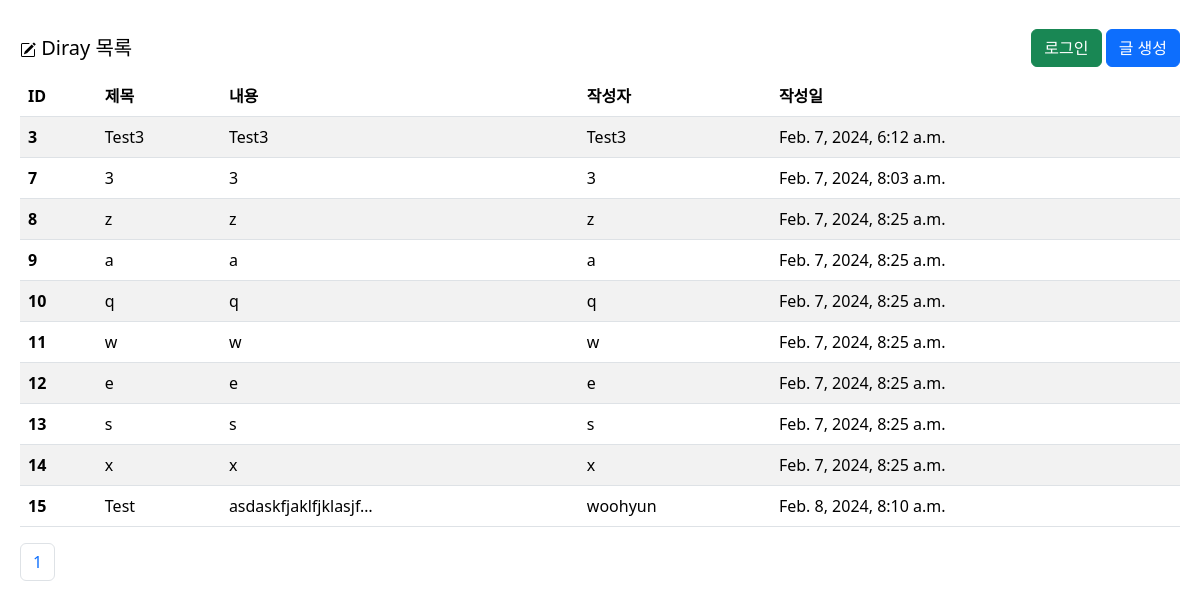
The app's page /, older data.
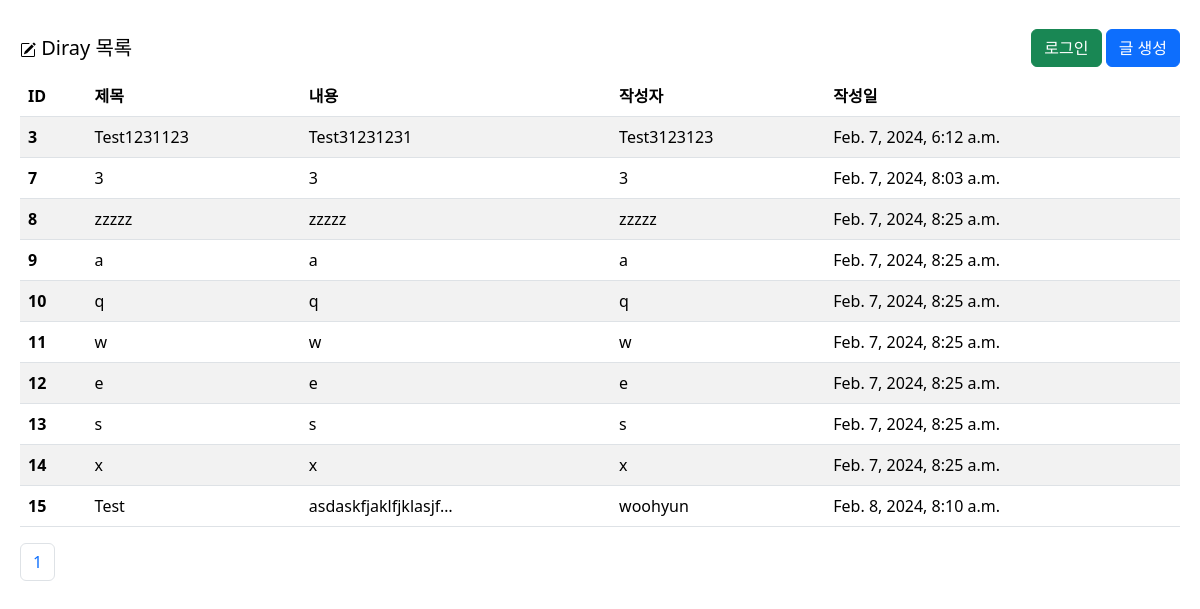
The same page, newer data.
### posts/models.py (models this page shows, shortened)
class Post(models.Model):
    title = models.CharField(max_length=50, unique=True, error_messages={'unique':'이미 있는 제목입니다.'})
    content = models.TextField()
    nicknames = models.CharField(max_length=50)
    dt_created = models.DateTimeField(verbose_name="Date Create", auto_now_add=True)
    dt_modified = models.DateTimeField(verbose_name="Date Modified", auto_now=True)

### posts/views.py (the view)
# urls.py: path('', views.post_list,name="post-list"),
def post_list(request):
    posts = Post.objects.all()
    page = request.GET.get("page")
    paginator = Paginator(posts, 10)
    try:
        page_obj = paginator.page(page)
    except PageNotAnInteger:
        page = 1
        page_obj = paginator.page(page)
    except EmptyPage:
        page = paginator.num_pages
        page_obj = paginator.page(page)
    context = {"posts": posts,"page_obj":page_obj,"paginator":paginator}
    return render(request, "posts/post_list.html", context)

### posts/templates/posts/post_list.html (shortened to what this page needs)
{% extends "./base.html" %}
{% load static %}
{% block header-title %}
<span>Diray 목록</span>
{% endblock header-title %}
{% block posts_contain %}
<table class="table table-striped">
    <thead>
        <tr>
            <th scope="col">ID</th>
            <th scope="col">제목</th>
            <th scope="col">내용</th>
            <th scope="col">작성자</th>
            <th scope="col">작성일</th>
        </tr>
    </thead>
    <tbody>
        {% for post in page_obj %}
        <tr>
            <th scope="row">{{post.id}}</th>
            <td><a class="text-black text-decoration-none" href={% url 'post-detail' post.id %}>{{post.title}}</a></td>
            <td><a class="text-black text-decoration-none" href={% url 'post-detail' post.id %}>{{post.content|truncatechars:20}}</a></td>
            <td><a class="text-black text-decoration-none" href={% url 'post-detail' post.id %}>{{post.nicknames}}</a></td>
            <td><a class="text-black text-decoration-none" href={% url 'post-detail' post.id %}>{{post.dt_created}}</a></td>
        </tr>
        {% endfor %}
    </tbody>
</table>
<nav aria-label="Page navigation example">
    <ul class="pagination">
        {% for page in paginator.page_range %}
        <li class="page-item"><a class="page-link" href="?page={{page}}">{{page}}</a></li>
        {% endfor %}
    </ul>
</nav>
{% endblock posts_contain %}

Row changes from the older to the newer data that the page shows:
changed Post id 3: title "Test3" → "Test1231123"; content "Test3" → "Test31231231"; nicknames "Test3" → "Test3123123"
changed Post id 8: title "z" → "zzzzz"; content "z" → "zzzzz"; nicknames "z" → "zzzzz"
